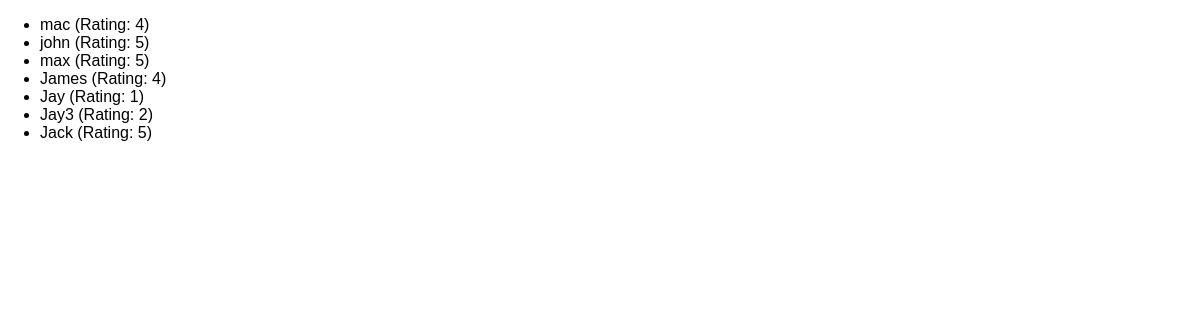
Page /reviews on the earlier database version.
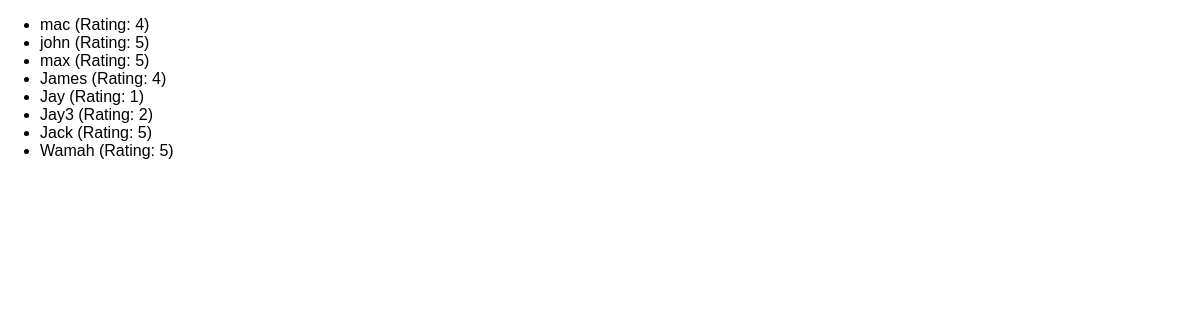
Same page on the later database version.
### reviews/models.py (models this page shows)
class Review(models.Model):
    user_name = models.CharField(max_length=100)
    review_text = models.TextField()
    rating = models.IntegerField()

### reviews/views.py (the view)
# urls.py: path("reviews", views.ReviewListView.as_view()),
class ReviewListView(ListView):
    template_name = "reviews/review_list.htm"
    model = Review
    context_object_name = "reviews" #we setting this instead of object_list that django provides

### reviews/templates/reviews/review_list.htm (shortened to what this page needs)
{% extends 'reviews/base.htm' %}
{% block content %}
<ul>
    {% for review in reviews %}
    <li>{{ review.user_name }} (Rating: {{ review.rating }})</li>
    {% endfor %}
</ul>
{% endblock %}

### reviews/templates/reviews/base.htm (shortened to what this page needs)
{% load static %}
<!DOCTYPE html>
<html lang="en">
<head>
    <link rel="stylesheet" href="{% static 'reviews/styles.css' %}">
</head>
<body>
   {% block content %}
   {% endblock %}
</html>

### reviews/static/reviews/styles.css (style rules this page uses)
body { font-family: sans-serif; margin: 0; }

Differences in the rows shown:
added Review: user_name "Wamah", rating "5"
